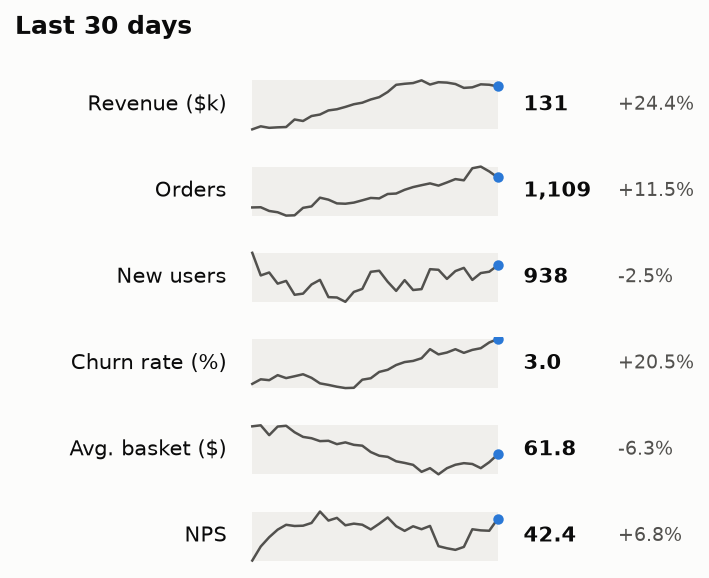

Generate this figure with Python:
"""
Sparklines  -  family: Change over time

DESIGN PURPOSE
Tiny, word-sized line charts with no axes, set next to numbers in a table or
text (the term was coined by Edward Tufte). They add the shape of the recent
trend to each figure at very little cost in space.

WHEN TO USE
  - Dashboards and tables where each row needs trend context
  - Show general shape (up, down, volatile) for many metrics at once

AVOID WHEN
  - Readers need actual values or comparisons between rows' scales
  - The trend is the main story (give it a full chart)

ALTERNATIVES
  - Small multiples
  - KPI stat tile with delta

EXAMPLE
Six business KPIs with their latest value and a 30-day sparkline.

Run:  python sparklines.py
"""
import sys
from pathlib import Path

import numpy as np
import pandas as pd
import matplotlib.pyplot as plt

# Library style: categorical colors in fixed order, recessive axes, hairline grid.
PALETTE = ["#2a78d6", "#eb6834", "#1baf7a", "#eda100",
           "#e87ba4", "#008300", "#6250d6", "#e34948"]
SEQ_CMAP = "Blues"      # sequential: one hue, light -> dark
DIV_CMAP = "RdBu_r"     # diverging: two opposite hues, neutral midpoint
GRAY = "#b8b7b1"        # de-emphasised marks
plt.rcParams.update({
    "figure.figsize": (8, 4.8), "figure.dpi": 110, "figure.facecolor": "#fcfcfb",
    "axes.facecolor": "#fcfcfb", "axes.edgecolor": "#c9c8c3", "axes.linewidth": 0.8,
    "axes.spines.top": False, "axes.spines.right": False,
    "axes.grid": True, "grid.color": "#e6e5e1", "grid.linewidth": 0.6, "axes.axisbelow": True,
    "axes.prop_cycle": plt.cycler(color=PALETTE),
    "axes.titlesize": 13, "axes.titleweight": "bold", "axes.titlelocation": "left",
    "axes.labelcolor": "#52514e", "xtick.color": "#52514e", "ytick.color": "#52514e",
    "text.color": "#0b0b0b", "font.size": 10, "lines.linewidth": 2,
    "legend.frameon": False,
})

# --- Example data ------------------------------------------------------------
rng = np.random.default_rng(30)
# name: (starting level, daily drift %, daily noise %)
kpis = {"Revenue ($k)": (102, 0.6, 1.5), "Orders": (1000, 0.3, 1.5),
        "New users": (980, -0.2, 2.0), "Churn rate (%)": (2.5, 0.3, 1.5),
        "Avg. basket ($)": (66, -0.1, 1.0), "NPS": (40, 0.15, 1.2)}
series = {k: base * np.exp(np.cumsum(rng.normal(d, n, 30)) / 100)
          for k, (base, d, n) in kpis.items()}
df = pd.DataFrame(series)
df.tail()

# --- Plot --------------------------------------------------------------------
fig, axes = plt.subplots(len(df.columns), 1, figsize=(5, 4.2))
for ax, col in zip(axes, df.columns):
    s = df[col]
    change = s.iloc[-1] / s.iloc[0] - 1
    ax.plot(s.values, color="#52514e", linewidth=1.2)
    ax.plot(len(s) - 1, s.iloc[-1], "o", color=PALETTE[0], markersize=4)
    ax.fill_between(range(len(s)), s.min(), s.max(), color="#f0efec", linewidth=0)
    ax.axis("off")
    ax.text(-0.05, 0.5, col, transform=ax.transAxes, ha="right", va="center", fontsize=10)
    ax.text(1.05, 0.5, f"{s.iloc[-1]:,.0f}" if s.iloc[-1] >= 100 else f"{s.iloc[-1]:.1f}", transform=ax.transAxes, ha="left",
            va="center", fontsize=10, fontweight="bold")
    ax.text(1.40, 0.5, f"{change:+.1%}", transform=ax.transAxes, ha="left",
            va="center", fontsize=9, color="#52514e")
fig.suptitle("Last 30 days", x=0.02, ha="left", fontweight="bold")
fig.subplots_adjust(left=0.32, right=0.68, hspace=0.6)

# --- Save / show -------------------------------------------------------------
out = Path(__file__).with_name(Path(__file__).stem + ".png")
fig.savefig(out, dpi=150, bbox_inches="tight")
print(f"saved {out}")
if "--no-show" not in sys.argv:
    plt.show()
